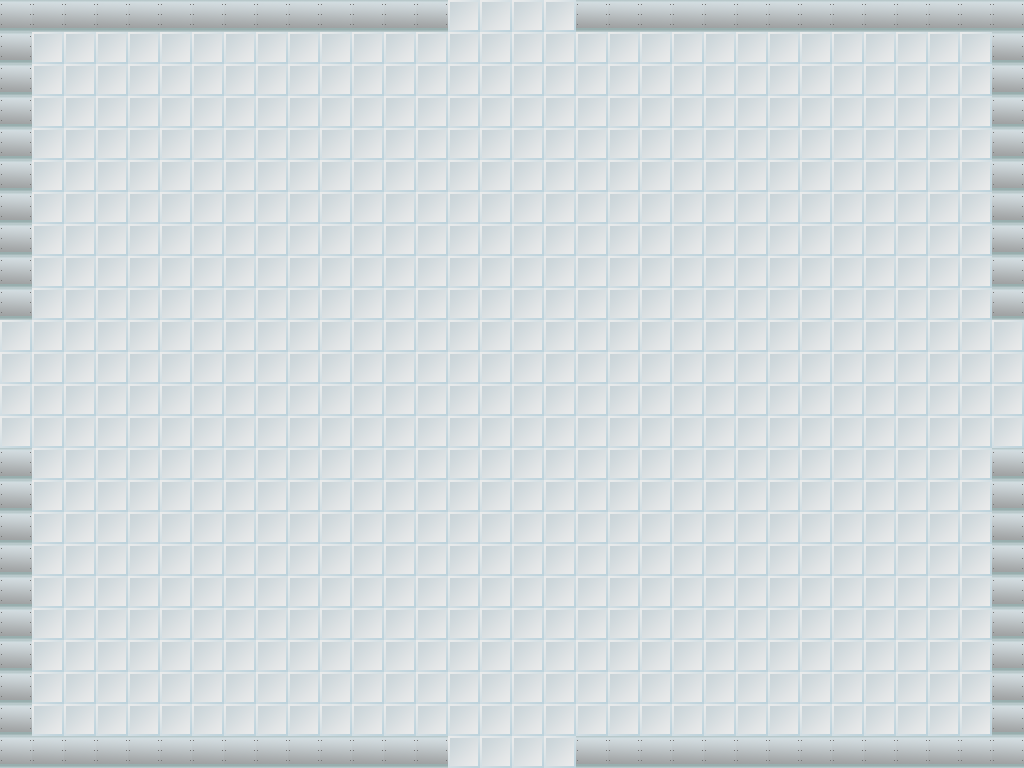

Rendered tile map (Tiled .tmx) drawn with the repository's tilesets; below, a short description and the map source with its tile grids summarised:
An orthogonal 32x24 tile map with 32x32 px tiles, 1 tile layer (Tile Layer 1).

<map version="1.0" orientation="orthogonal" width="32" height="24" tilewidth="32" tileheight="32">
 <tileset firstgid="1" name="tilesheet" tilewidth="32" tileheight="32">
  <image source="../images/Tilesets/tilesheet.png" trans="ff00ff" />
  <tile id="0">
   <properties>
    <property name="impassable" value="1" />
   </properties>
  </tile>
  <tile id="1">
   <properties>
    <property name="impassable" value="1" />
   </properties>
  </tile>
  <tile id="2">
   <properties>
    <property name="impassable" value="1" />
   </properties>
  </tile>
  <tile id="3">
   <properties>
    <property name="impassable" value="1" />
   </properties>
  </tile>
  <tile id="4">
   <properties>
    <property name="impassable" value="1" />
   </properties>
  </tile>
  <tile id="5">
   <properties>
    <property name="impassable" value="1" />
   </properties>
  </tile>
  <tile id="6">
   <properties>
    <property name="impassable" value="1" />
   </properties>
  </tile>
  <tile id="7">
   <properties>
    <property name="impassable" value="1" />
   </properties>
  </tile>
  <tile id="8">
   <properties>
    <property name="impassable" value="1" />
   </properties>
  </tile>
  <tile id="9">
   <properties>
    <property name="impassable" value="1" />
   </properties>
  </tile>
  <tile id="10">
   <properties>
    <property name="impassable" value="1" />
   </properties>
  </tile>
  <tile id="11">
   <properties>
    <property name="impassable" value="1" />
   </properties>
  </tile>
  <tile id="12">
   <properties>
    <property name="impassable" value="1" />
   </properties>
  </tile>
  <tile id="13">
   <properties>
    <property name="impassable" value="1" />
   </properties>
  </tile>
  <tile id="14">
   <properties>
    <property name="impassable" value="1" />
   </properties>
  </tile>
  <tile id="15">
   <properties>
    <property name="impassable" value="1" />
   </properties>
  </tile>
  <tile id="16">
   <properties>
    <property name="impassable" value="1" />
   </properties>
  </tile>
  <tile id="17">
   <properties>
    <property name="impassable" value="1" />
   </properties>
  </tile>
  <tile id="18">
   <properties>
    <property name="impassable" value="1" />
   </properties>
  </tile>
  <tile id="19">
   <properties>
    <property name="impassable" value="1" />
   </properties>
  </tile>
  <tile id="20">
   <properties>
    <property name="impassable" value="1" />
   </properties>
  </tile>
  <tile id="21">
   <properties>
    <property name="impassable" value="1" />
   </properties>
  </tile>
  <tile id="24">
   <properties>
    <property name="impassable" value="1" />
   </properties>
  </tile>
  <tile id="25">
   <properties>
    <property name="impassable" value="1" />
   </properties>
  </tile>
  <tile id="26">
   <properties>
    <property name="impassable" value="1" />
   </properties>
  </tile>
  <tile id="27">
   <properties>
    <property name="impassable" value="1" />
   </properties>
  </tile>
  <tile id="28">
   <properties>
    <property name="impassable" value="1" />
   </properties>
  </tile>
  <tile id="29">
   <properties>
    <property name="impassable" value="1" />
   </properties>
  </tile>
  <tile id="49">
   <properties>
    <property name="impassable" value="1" />
   </properties>
  </tile>
  <tile id="72">
   <properties>
    <property name="impassable" value="1" />
   </properties>
  </tile>
  <tile id="73">
   <properties>
    <property name="impassable" value="1" />
   </properties>
  </tile>
  <tile id="74">
   <properties>
    <property name="impassable" value="1" />
   </properties>
  </tile>
  <tile id="75">
   <properties>
    <property name="impassable" value="1" />
   </properties>
  </tile>
  <tile id="77">
   <properties>
    <property name="impassable" value="1" />
   </properties>
  </tile>
  <tile id="78">
   <properties>
    <property name="impassable" value="1" />
   </properties>
  </tile>
  <tile id="79">
   <properties>
    <property name="impassable" value="1" />
   </properties>
  </tile>
  <tile id="80">
   <properties>
    <property name="impassable" value="1" />
   </properties>
  </tile>
  <tile id="81">
   <properties>
    <property name="impassable" value="1" />
   </properties>
  </tile>
  <tile id="83">
   <properties>
    <property name="impassable" value="1" />
   </properties>
  </tile>
  <tile id="84">
   <properties>
    <property name="impassable" value="1" />
   </properties>
  </tile>
  <tile id="85">
   <properties>
    <property name="impassable" value="1" />
   </properties>
  </tile>
  <tile id="86">
   <properties>
    <property name="impassable" value="1" />
   </properties>
  </tile>
  <tile id="87">
   <properties>
    <property name="impassable" value="1" />
   </properties>
  </tile>
  <tile id="88">
   <properties>
    <property name="impassable" value="1" />
   </properties>
  </tile>
  <tile id="91">
   <properties>
    <property name="impassable" value="1" />
   </properties>
  </tile>
  <tile id="92">
   <properties>
    <property name="impassable" value="1" />
   </properties>
  </tile>
  <tile id="93">
   <properties>
    <property name="impassable" value="1" />
   </properties>
  </tile>
  <tile id="94">
   <properties>
    <property name="impassable" value="1" />
   </properties>
  </tile>
  <tile id="95">
   <properties>
    <property name="impassable" value="1" />
   </properties>
  </tile>
 </tileset>
 <layer name="Tile Layer 1" width="32" height="24">
  <data>[768 cells, 768 non-empty, 2 distinct tile ids]</data>
 </layer>
</map>
